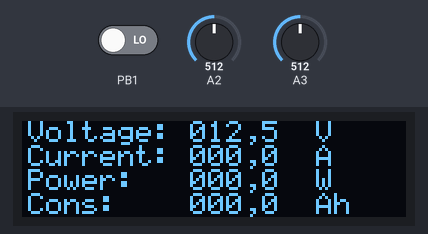
The program below on a simulated ATtiny85, built with avr-gcc and run on an emulated ATtiny85. Parts: 128×32 one-colour display. Wiring (inferred from the names in the program): SSD1306 OLED at I2C address 0x3C. The test bench sets the inputs (shaded band); at power-on: PB1 LOW, A2 = 512, A3 = 512. EEPROM starts erased.

Above: at 4.3 s.
4.4 s: PB1 driven HIGH
At 7.3 s:
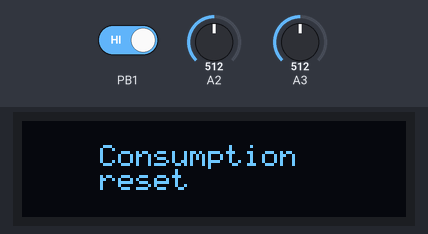
8.6 s: A2 set to 716
At 9.9 s:
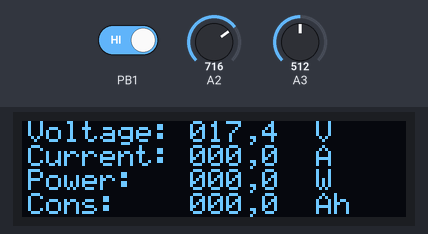
12.4 s: A3 set to 716
At 13.4 s:
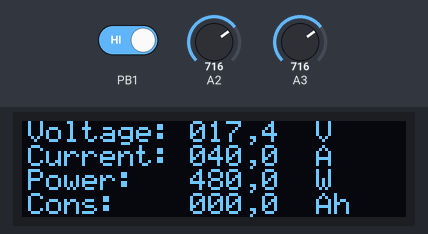
16.6 s: A2 set to 900
At 17.7 s:
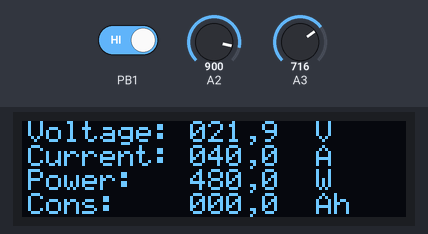
20.7 s: A3 set to 900
At 22.0 s:
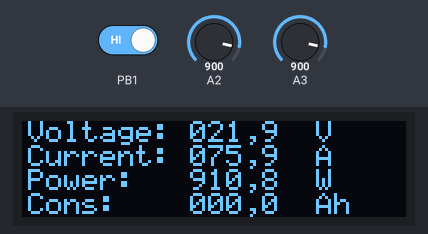
24.9 s: A2 set to 1010
At 26.4 s:
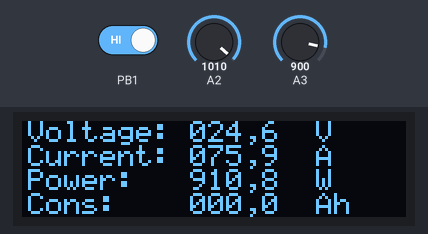

Measured:
- after the input at 4.4 s, the display: first changes after 2.4 s (image 1 shows a later state)
- what the display in image 1 shows lasts 1.2 s, from 7.0 s to 8.2 s
- what the display in image 2 shows lasts 2.3 s, from 8.7 s to 11.0 s
- what the display in image 3 shows lasts 2.3 s, from 12.8 s to 15.1 s

The program:

main.cpp
```cpp
#include "auxiliary.hpp"
#include "consumption.hpp"
#include "display.hpp"

//#define TEST_TIMING_WITH_PB1 //ToDo: to be removed

#define ADC_CURR_MIN 511U
#define ADC_CURR_MAX 1023U
#define ADC_CURR_TRESHOLD 1U

char  buf[BUFSIZE];

void setup()
{
  pinMode(A2, INPUT); /* Voltage input */
  pinMode(A3, INPUT); /* Current input */
  #ifdef TEST_TIMING_WITH_PB1
  pinMode(PB1,OUTPUT); //ToDo: to be removed
  #else
  pinMode(PB1, INPUT);
  #endif

  DisplayInitialSetup();
  ConsumptionReadFromEeprom();
  _delay_ms(2000);
  DisplayClear();
}

void loop()
{
  uint16_t test_voltage_in = analogRead(A2);
  uint16_t test_current_in = analogRead(A3);
  uint16_t test_voltage_out = map(test_voltage_in,0,1023,0,250);
  uint16_t test_current_out = 0x00U;
  if(ADC_CURR_MAX < test_current_in)
  {
    test_current_out = 1000;
  }
  else if((ADC_CURR_MIN + ADC_CURR_TRESHOLD) >= test_current_in)
  {
    test_current_out = 0;
  }
  else
  {
    test_current_out = map(test_current_in,ADC_CURR_MIN,1023,0,1000);
  }

  DisplayVoltage(test_voltage_out, buf);

  DisplayCurrent(test_current_out, buf);

  DisplayPower(test_current_out);

  uint16_t ah = Consumption(test_current_out);
  DisplayConsumption(ah, buf);
}
```

auxiliary.hpp
```cpp
#ifndef HEADER_AUXILIARY
#define HEADER_AUXILIARY

#define BUFSIZE 5 /* Size of char buffer for values to be displayed */

char* IntegerToChar(int i, char *p);
void ResetCharBuffer(char* buffer);

#endif /* HEADER_AUXILIARY */
/* Last line empty */
```

consumption.hpp
```cpp
#ifndef HEADER_CONSUMPTION
#define HEADER_CONSUMPTION

#include <Arduino.h>

uint16_t Consumption(uint16_t current);
void ConsumptionReadFromEeprom(void);

#endif /* HEADER_CONSUMPTION */
/* Last line empty */
```

display.hpp
```cpp
#ifndef HEADER_DISPLAY
#define HEADER_DISPLAY

#include <DigisparkOLED.h>

void DisplayInitialSetup(void);
void DisplayClear(void);
void DisplayVoltage(uint16_t voltage, char* buf);
void DisplayCurrent(uint16_t current, char* buf);
void DisplayPower(uint16_t current);
void DisplayConsumption(uint16_t ah, char* buf);
void DisplayReset(void);

#endif /* HEADER_DISPLAY */
/* Last line empty */
```

auxiliary.cpp
```cpp
#include <Arduino.h>
#include "auxiliary.hpp"

/* Return char array with digits from provided int variable */
char* IntegerToChar(int i, char *p)
{
    if (i / 10 == 0)
    {
        // No more digits.
        *p++ = i + '0';
        *p = '\0';
        return p;
    }

    p = IntegerToChar(i / 10, p);
    *p++ = i % 10 + '0';
    *p = '\0';

    return p;
}

/* Resets char array with 0 values */
void ResetCharBuffer(char* buffer)
{
  for(uint8_t i=0; i<=BUFSIZE-1; i++)
  {
    buffer[i] = '0';
  }
}
/* Last line empty */
```

consumption.cpp
```cpp
#include <Arduino.h>
#include <EEPROM.h>
#include "display.hpp"

#define CONSUMPTION_PERIOD_MS 1000
#define AS_IN_AH 3600
#define AS_AH_RATIO 3600
#define AS_STORAGE_TRESHOLD 1000
#define EEPROM_ADDR_AS_STORAGE 0
#define EEPROM_ADDR_VIRGIN_FLAG 9
#define BUTTON_TRESHOLD 3
#define TRUE 0x01U
#define FALSE 0x00U

//#define TEST_TIMING_WITH_PB1 //ToDo: to be removed
//#define DISABLE_EEPROM_WHILE_TESTING

uint32_t ms_old = 0x00U; /* Previous miliseconds */
uint32_t As = 0x00U; /* AmperSeconds (in fact: real As * 10) */
uint32_t As_stored = 0x00U; /* AmperSeconds previously stored */
uint8_t button = 0x00U;

static void ConsumptionReset(void);
static void StoreConsumptionInEeprom(void);
static uint32_t EEPROMRead(uint32_t address);
static void EEPROMWrite(uint32_t address, uint32_t value);

/* Return AmperHours, store AmperSeconds in Eeprom */
uint16_t Consumption(uint16_t current)
{
  uint32_t ms = millis();
  uint16_t Ah = 0x00U;

  if(ms - ms_old >= CONSUMPTION_PERIOD_MS)
  {
    #ifndef TEST_TIMING_WITH_PB1
    if(HIGH == digitalRead(PB1))
    {
      button++;
    }
    else
    {
      button = 0x00U;
    }
    #else
    digitalWrite(PB1, HIGH); //ToDo: to be removed
    #endif
    As += current;
    ms_old = ms;
    #ifdef TEST_TIMING_WITH_PB1
    digitalWrite(PB1, LOW); //ToDo: to be removed
    #endif
  }
  #ifndef TEST_TIMING_WITH_PB1
  if(button >= BUTTON_TRESHOLD)
  {
    DisplayReset();
    ConsumptionReset();
    button = 0x00U;
    delay(1000);
    DisplayClear();
  }
  #endif
  Ah = As/AS_AH_RATIO;
  StoreConsumptionInEeprom();

  return Ah;
}

/* Reset stored AmperSeconds after request (button) from user */
void ConsumptionReset(void)
{
  As = 0x00U;
  EEPROMWrite(EEPROM_ADDR_AS_STORAGE,As);
}

/* Read stored AmperSeconds from Eeprom at the start of program */
void ConsumptionReadFromEeprom(void)
{
  #ifdef TEST_TIMING_WITH_PB1
  digitalWrite(PB1, HIGH);//ToDo: to be removed
  #endif
  boolean isMemoryVirgin = EEPROM.read(EEPROM_ADDR_VIRGIN_FLAG);
  if(FALSE != isMemoryVirgin)
  {
    As = 0x00U;
  }
  else
  {
    As = EEPROMRead(0);
  }
  #ifdef TEST_TIMING_WITH_PB1
  digitalWrite(PB1, LOW); //ToDo: to be removed
  #endif
}

/* Function will store As in Eeprom if conditions are fulfilled */
static void StoreConsumptionInEeprom(void)
{
  if((As > 0x00U) && /* Consumption have to be larger than 0 */
    (As % (AS_IN_AH*10U) <= AS_STORAGE_TRESHOLD) && /* Consumption shall be updated every 1Ah with couple % treshold */
    (As_stored != As) && /* Consumption to be stored shall be different than previously stored value */
    (As - As_stored > ((AS_IN_AH*10U) - AS_STORAGE_TRESHOLD))) /* Consumption interval after previous storage shall be near 1Ah to prevent several writes with similar values */
  {
    /* With every incremented Ah store As in EEPROM */
    #ifdef TEST_TIMING_WITH_PB1
    digitalWrite(PB1, HIGH); //ToDo: to be removed
    #endif
    #ifndef DISABLE_EEPROM_WHILE_TESTING
    EEPROM.update(EEPROM_ADDR_VIRGIN_FLAG,0x00U);
    EEPROMWrite(EEPROM_ADDR_AS_STORAGE,As);
    #endif
    As_stored = As;
    #ifdef TEST_TIMING_WITH_PB1
    digitalWrite(PB1, LOW); //ToDo: to be removed
    #endif
  }
}

/* Read four byte variable */
static uint32_t EEPROMRead(uint32_t address)
{
  uint32_t four = EEPROM.read(address);
  uint32_t three = EEPROM.read(address + 1);
  uint32_t two = EEPROM.read(address + 2);
  uint32_t one = EEPROM.read(address + 3);

  return ((four << 0) & 0xFF) + ((three << 8) & 0xFFFF) + ((two << 16) & 0xFFFFFF) + ((one << 24) & 0xFFFFFFFF);
}

/* Write four byte variable */
static void EEPROMWrite(uint32_t address, uint32_t value)
{
  byte four = (value & 0xFF);
  byte three = ((value >> 8) & 0xFF);
  byte two = ((value >> 16) & 0xFF);
  byte one = ((value >> 24) & 0xFF);

  EEPROM.write(address, four);
  EEPROM.write(address + 1, three);
  EEPROM.write(address + 2, two);
  EEPROM.write(address + 3, one);
}
/* Last line empty */
```

display.cpp
```cpp
#include <DigisparkOLED.h>
#include "auxiliary.hpp"

#define VOLTAGE_FOR_POWER_CALC 12

void DisplayValues(uint16_t value, char* buf);

/* Display initialization and startup text */
void DisplayInitialSetup(void)
{
    oled.begin();
    oled.clear();
    oled.setFont(FONT6X8);
    oled.setCursor(24, 0);
    oled.print("Electric");
    oled.setCursor(24, 1);
    oled.print("Motor");
    oled.setCursor(24, 2);
    oled.print("Power");
    oled.setCursor(24, 3);
    oled.print("Measurement");
}

/* Clear display */
void DisplayClear(void)
{
    oled.clear();
}

void DisplayVoltage(uint16_t voltage, char* buf)
{
    IntegerToChar(voltage, buf);
    oled.setCursor(0, 0);
    oled.print("Voltage: ");
    DisplayValues(voltage, buf);
    oled.setCursor(96, 0);
    oled.print("V");
}

void DisplayCurrent(uint16_t current, char* buf)
{
    IntegerToChar(current, buf);
    oled.setCursor(0, 1);
    oled.print("Current: ");
    DisplayValues(current, buf);
    oled.setCursor(96, 1);
    oled.print("A");
}

void DisplayPower(uint16_t current)
{
    uint16_t power = current * VOLTAGE_FOR_POWER_CALC;
    char bufDisp[BUFSIZE];
    ResetCharBuffer(bufDisp);
    IntegerToChar(power, bufDisp);
    oled.setCursor(0, 2);
    oled.print("Power:   ");
    DisplayValues(power, bufDisp);
    oled.setCursor(96, 2);
    oled.print("W");
}

void DisplayConsumption(uint16_t ah, char* buf)
{
    ResetCharBuffer(buf);
    IntegerToChar(ah, buf);
    oled.setCursor(0, 3);
    oled.print("Cons:    ");
    DisplayValues(ah,buf);
    oled.setCursor(96, 3);
    oled.print("Ah");
}

void DisplayValues(uint16_t value, char* buf)
{
    if(value >= 1000)
    {
        oled.print(buf[0]);
        oled.print(buf[1]);
        oled.print(buf[2]);
        oled.print(",");
        oled.print(buf[3]);
    }
    else if(value >= 100)
    {
        oled.print(0);
        oled.print(buf[0]);
        oled.print(buf[1]);
        oled.print(",");
        oled.print(buf[2]);
    }
    else if(value >= 10)
    {
        oled.print(0);
        oled.print(0);
        oled.print(buf[0]);
        oled.print(",");
        oled.print(buf[1]);
    }
    else
    {
        oled.print(0);
        oled.print(0);
        oled.print(0);
        oled.print(",");
        oled.print(buf[0]);
    }
}

void DisplayReset(void)
{
    oled.clear();
    oled.setCursor(24, 1);
    oled.print("Consumption");
    oled.setCursor(24, 2);
    oled.print("reset");
}

/* Last line empty */
```
